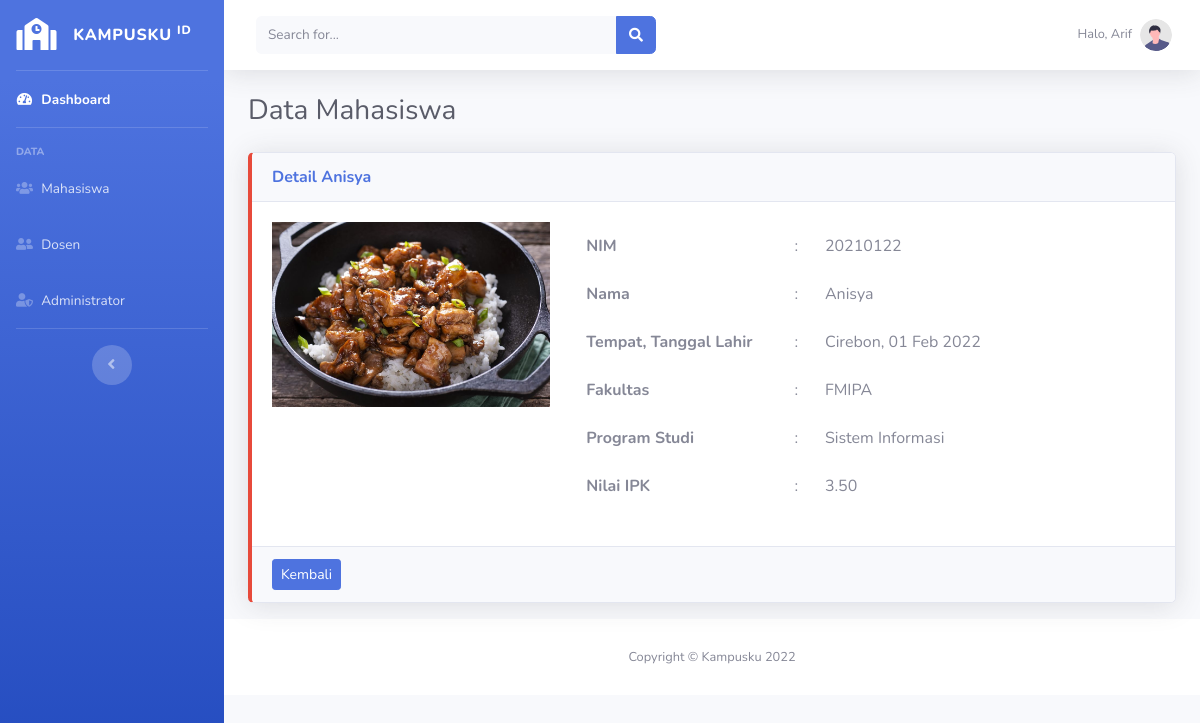
The page /uas/mahasiswa.php?detail=20210122 (signed in) on the database its author committed.
### tables this page shows
CREATE TABLE `mahasiswa` (
  `nim` char(8) NOT NULL,
  `nama` varchar(100) DEFAULT NULL,
  `tempat_lahir` varchar(50) DEFAULT NULL,
  `tanggal_lahir` date DEFAULT NULL,
  `fakultas` varchar(50) DEFAULT NULL,
  `jurusan` varchar(50) DEFAULT NULL,
  `ipk` decimal(3,2) DEFAULT NULL,
  `foto` varchar(255) NOT NULL
);

### uas/page/detail_mahasiswa.php (the view)
<div class="row mb-3">
    <div class="col-12">
        <div class="card border-left-danger shadow">
            <div class="card-header">
                <div class="m-0 font-weight-bold text-primary">Detail <?= $data['nama']; ?></div>
            </div>
            <div class="card-body">
                <div class="row">
                    <div class="col-md-4">
                        <img src="./img/<?= $data['foto']; ?>" class="img-fluid" alt="">
                    </div>
                    <div class="col-md-8">
                        <table class="table table-borderless w-75">
                            <tr>
                                <th>NIM</th>
                                <td>:</td>
                                <td><?= $data['nim']; ?></td>
                            </tr>
                            <tr>
                                <th>Nama</th>
                                <td>:</td>
                                <td><?= $data['nama']; ?></td>
                            </tr>
                            <tr>
                                <th>Tempat, Tanggal Lahir</th>
                                <td>:</td>
                                <td><?= $data['tempat_lahir'] . ", " . date("d M Y", strtotime($data['tanggal_lahir'])); ?></td>
                            </tr>
                            <tr>
                                <th>Fakultas</th>
                                <td>:</td>
                                <td><?= $data['fakultas']; ?></td>
                            </tr>
                            <tr>
                                <th>Program Studi</th>
                                <td>:</td>
                                <td><?= $data['jurusan']; ?></td>
                            </tr>
                            <tr>
                                <th>Nilai IPK</th>
                                <td>:</td>
                                <td><?= $data['ipk']; ?></td>
                            </tr>
                        </table>
                    </div>
                </div>
            </div>
            <div class="card-footer">
                <a name="" id="" class="btn btn-primary btn-sm" href="mahasiswa.php" role="button">Kembali</a>
            </div>
        </div>
    </div>
</div>

### rows shown on the page
mahasiswa: nama "Anisya", foto (picture), nim "20210122", tempat_lahir "Cirebon", tanggal_lahir "01 Feb 2022", fakultas "FMIPA", jurusan "Sistem Informasi", ipk "3.50"

### other values the page prints
$_SESSION['nama'] "Arif"
